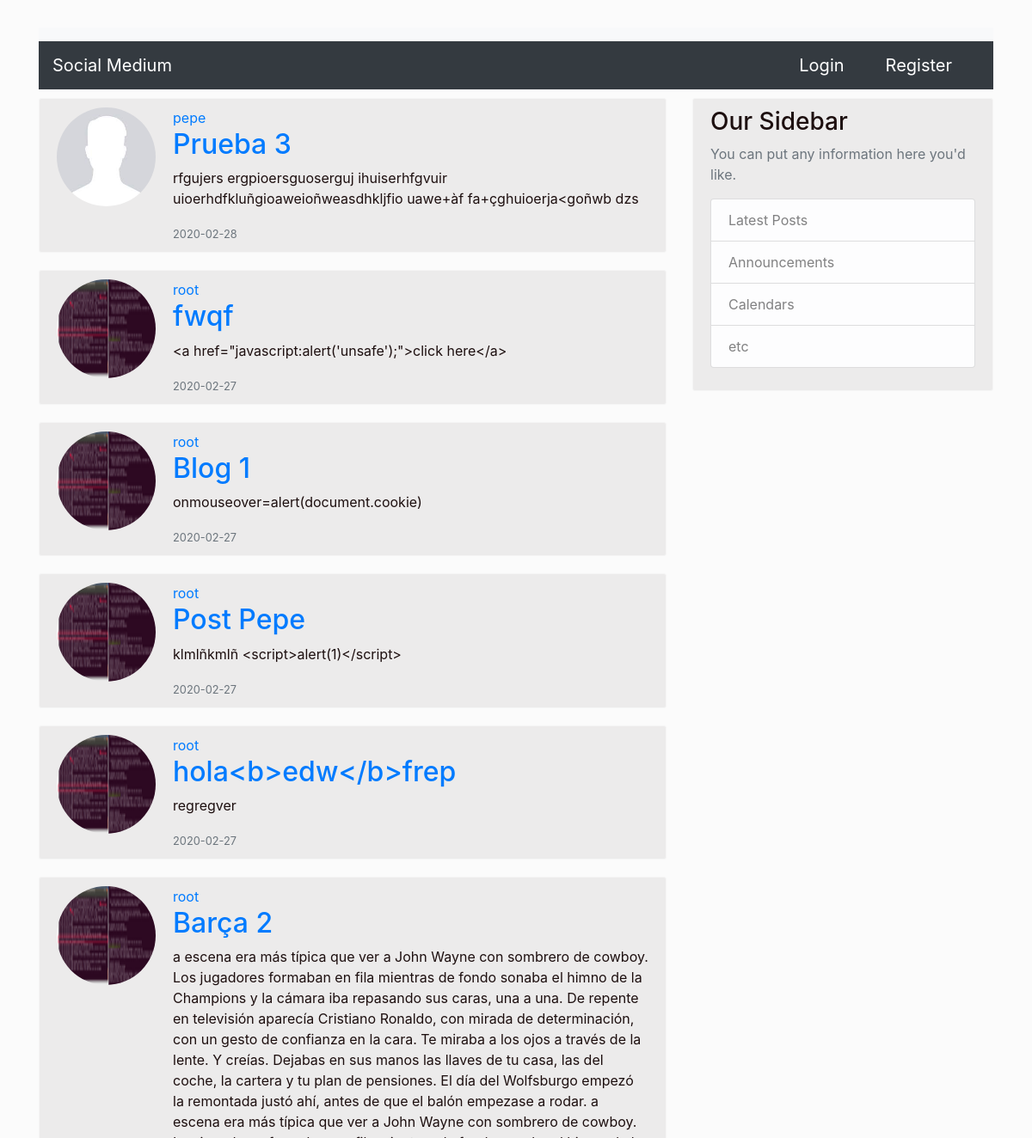
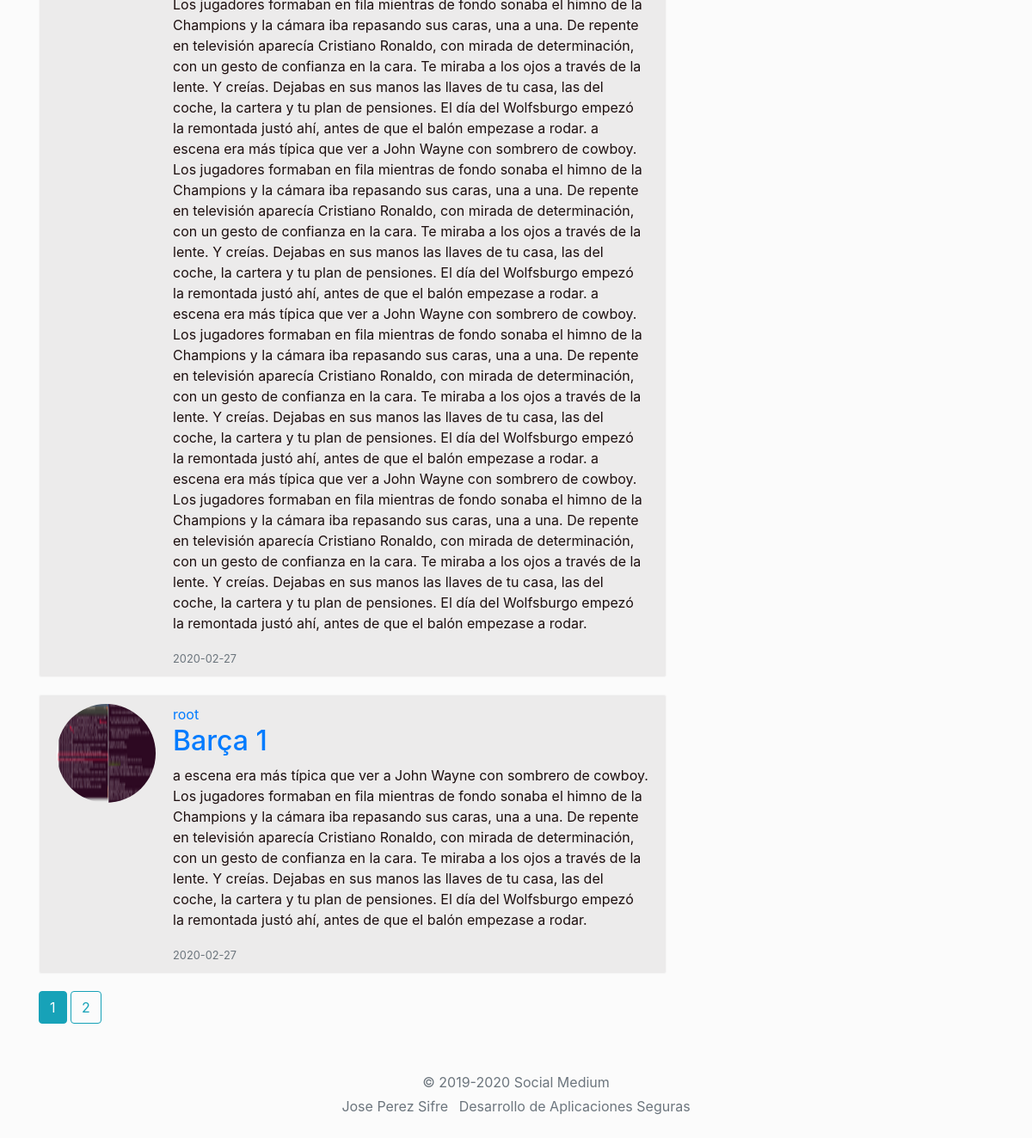
Page /home on the earlier database version (2 pictures, top to bottom).
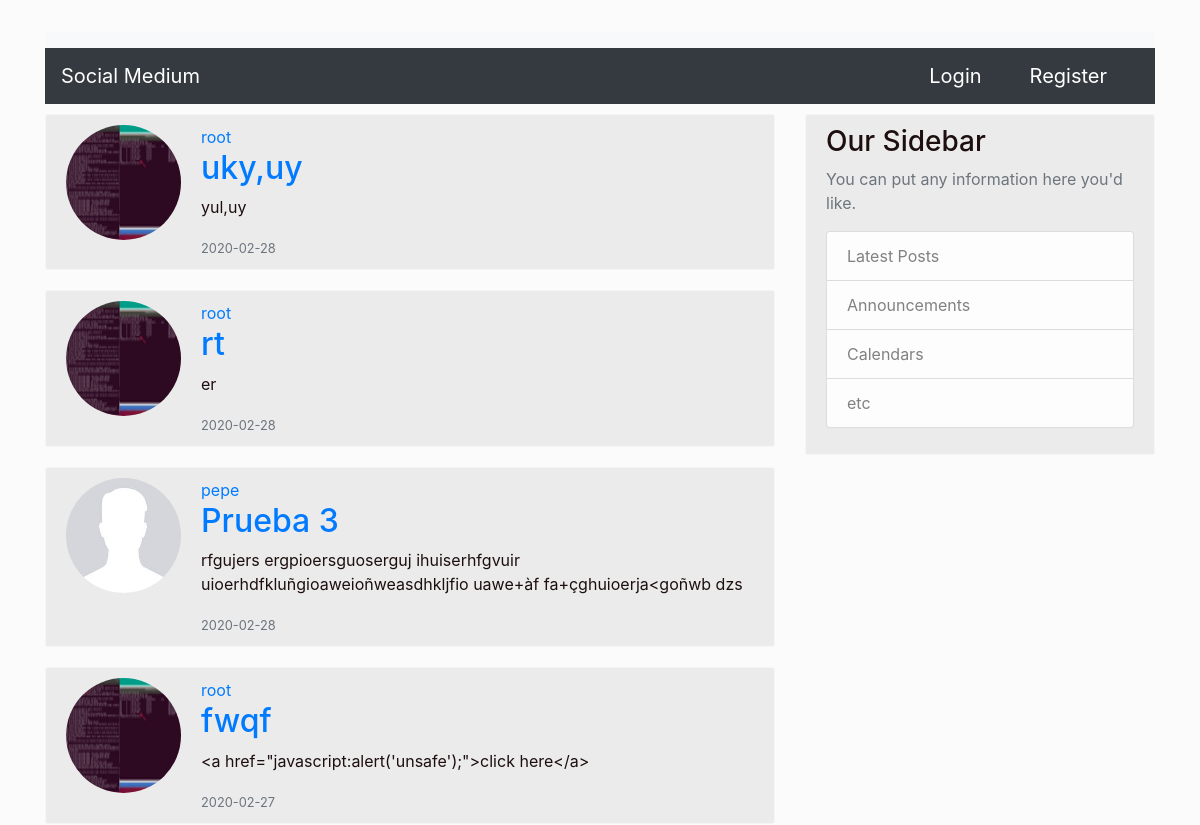
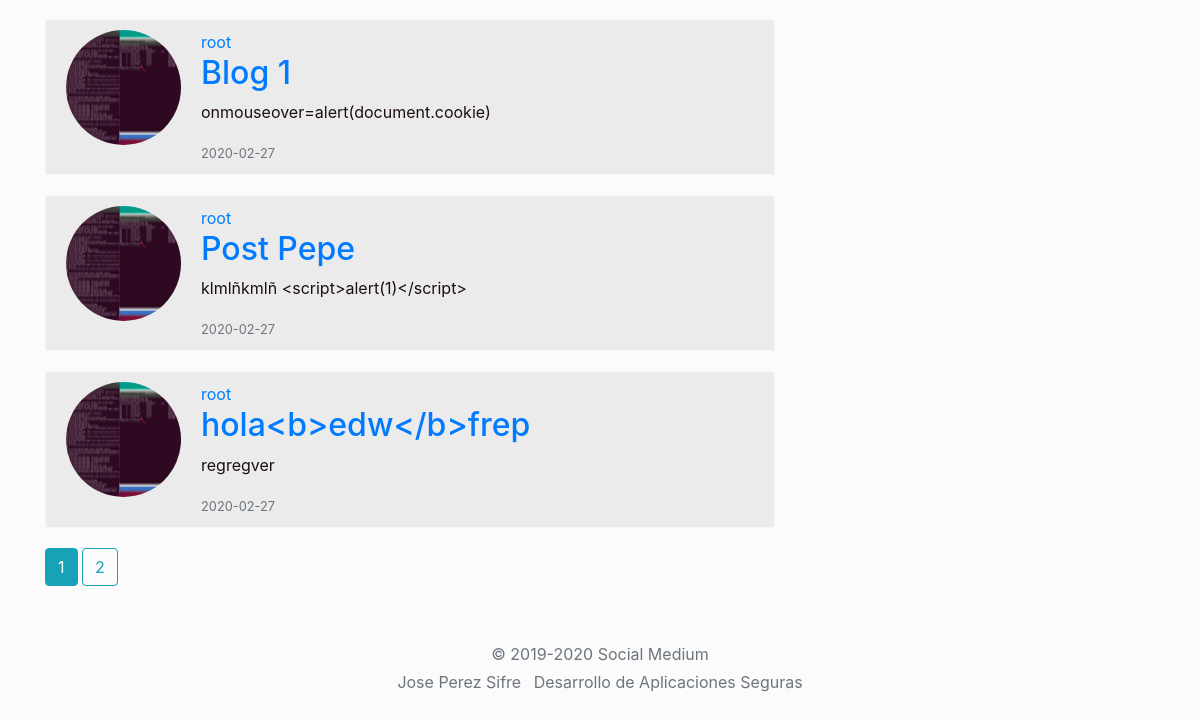
Same page on the later database version (2 pictures, top to bottom).
### medium/models.py (models this page shows, shortened)
class Post(db.Model):
    id = db.Column(db.Integer, primary_key=True)
    title = db.Column(db.String(100), nullable=False)
    date_posted = db.Column(db.DateTime, nullable=False, default=datetime.utcnow)
    content = db.Column(db.Text, nullable=False)
    user_id = db.Column(db.Integer, db.ForeignKey('user.id'), nullable=False)

class User(db.Model, UserMixin):
    id = db.Column(db.Integer, primary_key=True)
    username = db.Column(db.String(25), unique=True, nullable=False)
    email = db.Column(db.String(100), unique=True, nullable=False)
    image_file = db.Column(db.String(20), nullable=False, default='default.jpg')
    password = db.Column(db.String(60), nullable=False)
    posts = db.relationship('Post', backref='author', lazy=True)

### medium/main/routes.py (the view)
@main.route('/')
@main.route('/home')
def home():
    page = request.args.get('page', 1, type=int)
    posts = Post.query.order_by(Post.date_posted.desc()).paginate(page=page, per_page=7)
    return render_template('home.html', posts = posts)

### medium/templates/home.html
{% extends "base.html" %}
{% block content %}
{% for post in posts.items %}
<article class="media content-section">
    <img class="rounded-circle account-imgSize" src="{{ url_for('static', filename='profilePictures/' + post.author.image_file) }}">
      <div class="media-body">
    <div class="article-metadata">
      <a class="mr-2" href="{{ url_for('users.user_post', username=post.author.username) }}">{{ post.author.username }}</a>
    </div>
    <h2><a class="article-title" href="{{ url_for('posts.post', post_id=post.id) }}">{{ post.title }}</a></h2>
    <p class="article-content">{{ post.content }}</p>
    <small class="text-muted">{{ post.date_posted.strftime('%Y-%m-%d') }}</small>
  </div>
</article>
{% endfor %}
{% for page_num in posts.iter_pages(left_edge=1, right_edge=1, left_current=1, right_current=1) %}
      {% if page_num %}
        {% if posts.page == page_num %}
          <a class="btn btn-info mb-4" href="{{ url_for('main.home', page=page_num) }}">{{ page_num }}</a>
        {% else %}
          <a class="btn btn-outline-info mb-4" href="{{ url_for('main.home', page=page_num) }}">{{ page_num }}</a>
        {% endif %}
      {% else %}
        ...
      {% endif %}
    {% endfor %}
{% endblock content %}

### medium/templates/base.html (shortened to what this page needs)
<!DOCTYPE html>
<html lang="en">
<head>
  <link rel="stylesheet" href="https://stackpath.bootstrapcdn.com/bootstrap/4.4.1/css/bootstrap.min.css"
>
  <link rel="stylesheet" href="{{ url_for('static', filename='main.css') }}">
</head>
<body>
  <div class="container">
    <nav class="navbar navbar-light bg-light"></nav>
    <nav class="navbar navbar-dark bg-dark">
      <div class="navbar-header">
        <a class="navbar-brand"href="{{ url_for('main.home') }}">Social Medium</a>
      </div>
      {% if current_user.is_authenticated %}
      <form class="form-inline">
        <a class="nav-item nav-link navbar-brand" href="{{ url_for('posts.new_post') }}">New Post</a>
        <a class="nav-item nav-link navbar-brand" href="{{ url_for('users.account') }}">Account</a>
        <a class="nav-item nav-link navbar-brand" href="{{ url_for('users.logout') }}">Logout</a>
      </form>
      {% else %}
        <form class="form-inline">
          <a class="nav-item nav-link navbar-brand" href="{{ url_for('users.login') }}">Login</a>
          <a class="nav-item nav-link navbar-brand" href="{{ url_for('users.register') }}">Register</a>
        </form>
      {% endif %}
    </nav>
  </div>
  <main role="main" class="container">
    <div class="row">
      <div class="col-md-8">
        {% block content %}{% endblock %}
      </div>
      <div class="col-md-4">
        <div class="content-section">
          <h3>Our Sidebar</h3>
          <p class='text-muted'>You can put any information here you'd like.
            <ul class="list-group">
              <li class="list-group-item list-group-item-light">Latest Posts</li>
              <li class="list-group-item list-group-item-light">Announcements</li>
              <li class="list-group-item list-group-item-light">Calendars</li>
              <li class="list-group-item list-group-item-light">etc</li>
            </ul>
          </p>
        </div>
      </div>
    </div>
  </main>
  <footer class="my-3 pt-3 text-muted text-center text-small">
    <p class="mb-1">&copy; 2019-2020 Social Medium</p>
    <ul class="list-inline">
      <li class="list-inline-item">
        <p>Jose Perez Sifre</p>
      </li>
      <li class="list-inline-item">
        <p>Desarrollo de Aplicaciones Seguras</p>
      </li>
    </ul>
  </footer>
</body>
</html>

### medium/static/main.css (style rules this page uses)
.content-section { background: #ecebeb; padding: 10px 20px; border: 1px solid #f5f5f5; border-radius: 3px; margin-bottom: 20px; margin-top: 10px; }
body { background-color: #fbfbfb; color: #1d0f0f; margin-top: 2rem; }
.account-imgSize { height: 115px; width: 115px; margin-right: 20px; margin-bottom: 16px; }

Differences in the rows shown:
no longer on this page (row unchanged): Post: image_file (picture), author.username "root", title "Barça 2", content "a escena era más típica que ver a John Wayne con sombrero de cowboy. Los jugadores formaban en fila mientras de fondo sonaba el himno de la Champions y la cámara iba repasando sus caras, una a una. De repente en televisión aparecía Cristiano Ronaldo, con mirada de determinación, con un gesto de confianza en la cara. Te miraba a los ojos a través de la lente. Y creías. Dejabas en sus manos las llaves de tu casa, las del coche, la cartera y tu plan de pensiones. El día del Wolfsburgo empezó la remontada justó ahí, antes de que el balón empezase a rodar. a escena era más típica que ver a John Wayne con sombrero de cowboy. Los jugadores formaban en fila mientras de fondo sonaba el himno de la…", date_posted "2020-02-27"
no longer on this page (row edited): Post: image_file (picture), author.username "root", title "Barça 1", content "a escena era más típica que ver a John Wayne con sombrero de cowboy. Los jugadores formaban en fila mientras de fondo sonaba el himno de la Champions y la cámara iba repasando sus caras, una a una. De repente en televisión aparecía Cristiano Ronaldo, con mirada de determinación, con un gesto de confianza en la cara. Te miraba a los ojos a través de la lente. Y creías. Dejabas en sus manos las llaves de tu casa, las del coche, la cartera y tu plan de pensiones. El día del Wolfsburgo empezó la remontada justó ahí, antes de que el balón empezase a rodar.", date_posted "2020-02-27"
added Post: image_file (picture), author.username "root", title "uky,uy", content "yul,uy", date_posted "2020-02-28"
added Post: image_file (picture), author.username "root", title "rt", content "er", date_posted "2020-02-28"
changed through a linked row, Post "fwqf": image_file: a different picture
changed through a linked row, Post "Blog 1": image_file: a different picture
changed through a linked row, Post "Post Pepe": image_file: a different picture
changed through a linked row, Post "hola<b>edw</b>frep": image_file: a different picture
